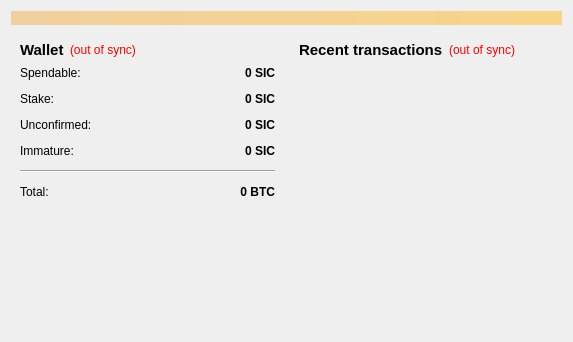
<?xml version="1.0" encoding="UTF-8"?>
<ui version="4.0">
 <class>OverviewPage</class>
 <widget class="QWidget" name="OverviewPage">
  <property name="geometry">
   <rect>
    <x>0</x>
    <y>0</y>
    <width>573</width>
    <height>342</height>
   </rect>
  </property>
  <property name="windowTitle">
   <string>Form</string>
  </property>
  <layout class="QVBoxLayout" name="topLayout">
   <item>
    <widget class="QLabel" name="labelAlerts">
     <property name="visible">
      <bool>false</bool>
     </property>
     <property name="styleSheet">
      <string notr="true">background-color: qlineargradient(x1: 0, y1: 0, x2: 1, y2: 0, stop:0 #F0D0A0, stop:1 #F8D488);  color:#000000
</string>
     </property>
     <property name="wordWrap">
      <bool>true</bool>
     </property>
     <property name="margin">
      <number>3</number>
     </property>
    </widget>
   </item>
   <item>
    <layout class="QHBoxLayout" name="horizontalLayout" stretch="1,1">
     <item>
      <layout class="QVBoxLayout" name="verticalLayout_2">
       <item>
        <widget class="QWidget" name="widget" native="true">
         <layout class="QVBoxLayout" name="verticalLayout_4">
          <item>
           <layout class="QHBoxLayout" name="horizontalLayout_4">
            <item>
             <widget class="QLabel" name="label_5">
              <property name="font">
               <font>
                <pointsize>11</pointsize>
                <weight>75</weight>
                <bold>true</bold>
               </font>
              </property>
              <property name="text">
               <string>Wallet</string>
              </property>
             </widget>
            </item>
            <item>
             <widget class="QLabel" name="labelWalletStatus">
              <property name="toolTip">
               <string>The displayed information may be out of date. Your wallet automatically synchronizes with the SWISSCOIN network after a connection is established, but this process has not completed yet.</string>
              </property>
              <property name="styleSheet">
               <string notr="true">QLabel { color: red; }</string>
              </property>
              <property name="text">
               <string notr="true">(out of sync)</string>
              </property>
              <property name="alignment">
               <set>Qt::AlignLeading|Qt::AlignLeft|Qt::AlignVCenter</set>
              </property>
             </widget>
            </item>
            <item>
             <spacer name="horizontalSpacer_2">
              <property name="orientation">
               <enum>Qt::Horizontal</enum>
              </property>
              <property name="sizeHint" stdset="0">
               <size>
                <width>40</width>
                <height>20</height>
               </size>
              </property>
             </spacer>
            </item>
           </layout>
          </item>
          <item>
           <layout class="QFormLayout" name="formLayout_2">
            <property name="fieldGrowthPolicy">
             <enum>QFormLayout::AllNonFixedFieldsGrow</enum>
            </property>
            <property name="horizontalSpacing">
             <number>12</number>
            </property>
            <property name="verticalSpacing">
             <number>12</number>
            </property>
            <item row="0" column="0">
             <widget class="QLabel" name="label">
              <property name="text">
               <string>Spendable:</string>
              </property>
             </widget>
            </item>
            <item row="0" column="1">
             <widget class="QLabel" name="labelBalance">
              <property name="font">
               <font>
                <weight>75</weight>
                <bold>true</bold>
               </font>
              </property>
              <property name="cursor">
               <cursorShape>IBeamCursor</cursorShape>
              </property>
              <property name="toolTip">
               <string>Your current spendable balance</string>
              </property>
              <property name="text">
               <string notr="true">0 SIC</string>
              </property>
              <property name="alignment">
               <set>Qt::AlignRight|Qt::AlignTrailing|Qt::AlignVCenter</set>
              </property>
              <property name="textInteractionFlags">
               <set>Qt::LinksAccessibleByMouse|Qt::TextSelectableByKeyboard|Qt::TextSelectableByMouse</set>
              </property>
             </widget>
            </item>
            <item row="1" column="0">
             <widget class="QLabel" name="label_6">
              <property name="text">
               <string>Stake:</string>
              </property>
             </widget>
            </item>
            <item row="1" column="1">
             <widget class="QLabel" name="labelStake">
              <property name="font">
               <font>
                <weight>75</weight>
                <bold>true</bold>
               </font>
              </property>
              <property name="cursor">
               <cursorShape>IBeamCursor</cursorShape>
              </property>
              <property name="toolTip">
               <string>Total of coins that was staked, and do not yet count toward the current balance</string>
              </property>
              <property name="text">
               <string notr="true">0 SIC</string>
              </property>
              <property name="alignment">
               <set>Qt::AlignRight|Qt::AlignTrailing|Qt::AlignVCenter</set>
              </property>
              <property name="textInteractionFlags">
               <set>Qt::LinksAccessibleByMouse|Qt::TextSelectableByKeyboard|Qt::TextSelectableByMouse</set>
              </property>
             </widget>
            </item>
            <item row="2" column="0">
             <widget class="QLabel" name="label_3">
              <property name="text">
               <string>Unconfirmed:</string>
              </property>
             </widget>
            </item>
            <item row="2" column="1">
             <widget class="QLabel" name="labelUnconfirmed">
              <property name="font">
               <font>
                <weight>75</weight>
                <bold>true</bold>
               </font>
              </property>
              <property name="cursor">
               <cursorShape>IBeamCursor</cursorShape>
              </property>
              <property name="toolTip">
               <string>Total of transactions that have yet to be confirmed, and do not yet count toward the current balance</string>
              </property>
              <property name="text">
               <string notr="true">0 SIC</string>
              </property>
              <property name="alignment">
               <set>Qt::AlignRight|Qt::AlignTrailing|Qt::AlignVCenter</set>
              </property>
              <property name="textInteractionFlags">
               <set>Qt::LinksAccessibleByMouse|Qt::TextSelectableByKeyboard|Qt::TextSelectableByMouse</set>
              </property>
             </widget>
            </item>
            <item row="3" column="0">
             <widget class="QLabel" name="labelImmatureText">
              <property name="text">
               <string>Immature:</string>
              </property>
             </widget>
            </item>
            <item row="3" column="1">
             <widget class="QLabel" name="labelImmature">
              <property name="font">
               <font>
                <weight>75</weight>
                <bold>true</bold>
               </font>
              </property>
              <property name="toolTip">
               <string>Mined balance that has not yet matured</string>
              </property>
              <property name="text">
               <string notr="true">0 SIC</string>
              </property>
              <property name="alignment">
               <set>Qt::AlignRight|Qt::AlignTrailing|Qt::AlignVCenter</set>
              </property>
              <property name="textInteractionFlags">
               <set>Qt::LinksAccessibleByMouse|Qt::TextSelectableByKeyboard|Qt::TextSelectableByMouse</set>
              </property>
             </widget>
            </item>
            <item row="4" column="0" colspan="2">
             <widget class="Line" name="line">
              <property name="orientation">
               <enum>Qt::Horizontal</enum>
              </property>
             </widget>
            </item>
            <item row="5" column="0">
             <widget class="QLabel" name="labelTotalText">
              <property name="text">
               <string>Total:</string>
              </property>
             </widget>
            </item>
            <item row="5" column="1">
             <widget class="QLabel" name="labelTotal">
              <property name="font">
               <font>
                <weight>75</weight>
                <bold>true</bold>
               </font>
              </property>
              <property name="cursor">
               <cursorShape>IBeamCursor</cursorShape>
              </property>
              <property name="toolTip">
               <string>Your current total balance</string>
              </property>
              <property name="text">
               <string notr="true">0 BTC</string>
              </property>
              <property name="alignment">
               <set>Qt::AlignRight|Qt::AlignTrailing|Qt::AlignVCenter</set>
              </property>
              <property name="textInteractionFlags">
               <set>Qt::LinksAccessibleByMouse|Qt::TextSelectableByKeyboard|Qt::TextSelectableByMouse</set>
              </property>
             </widget>
            </item>
           </layout>
          </item>
         </layout>
        </widget>
       </item>
       <item>
        <spacer name="verticalSpacer">
         <property name="orientation">
          <enum>Qt::Vertical</enum>
         </property>
         <property name="sizeHint" stdset="0">
          <size>
           <width>20</width>
           <height>40</height>
          </size>
         </property>
        </spacer>
       </item>
      </layout>
     </item>
     <item>
      <layout class="QVBoxLayout" name="verticalLayout_3">
       <item>
        <widget class="QWidget" name="widget_2" native="true">
         <layout class="QVBoxLayout" name="verticalLayout">
          <item>
           <layout class="QHBoxLayout" name="horizontalLayout_2">
            <item>
             <widget class="QLabel" name="label_4">
              <property name="font">
               <font>
                <pointsize>11</pointsize>
                <weight>75</weight>
                <bold>true</bold>
               </font>
              </property>
              <property name="text">
               <string>&lt;b&gt;Recent transactions&lt;/b&gt;</string>
              </property>
             </widget>
            </item>
            <item>
             <widget class="QLabel" name="labelTransactionsStatus">
              <property name="toolTip">
               <string>The displayed information may be out of date. Your wallet automatically synchronizes with the SWISSCOIN network after a connection is established, but this process has not completed yet.</string>
              </property>
              <property name="styleSheet">
               <string notr="true">QLabel { color: red; }</string>
              </property>
              <property name="text">
               <string notr="true">(out of sync)</string>
              </property>
              <property name="alignment">
               <set>Qt::AlignRight|Qt::AlignTrailing|Qt::AlignVCenter</set>
              </property>
             </widget>
            </item>
            <item>
             <spacer name="horizontalSpacer">
              <property name="orientation">
               <enum>Qt::Horizontal</enum>
              </property>
              <property name="sizeHint" stdset="0">
               <size>
                <width>40</width>
                <height>20</height>
               </size>
              </property>
             </spacer>
            </item>
           </layout>
          </item>
          <item>
           <widget class="QListView" name="listTransactions">
            <property name="styleSheet">
             <string notr="true">QListView { background: transparent; }</string>
            </property>
            <property name="frameShape">
             <enum>QFrame::NoFrame</enum>
            </property>
            <property name="verticalScrollBarPolicy">
             <enum>Qt::ScrollBarAlwaysOff</enum>
            </property>
            <property name="horizontalScrollBarPolicy">
             <enum>Qt::ScrollBarAlwaysOff</enum>
            </property>
            <property name="selectionMode">
             <enum>QAbstractItemView::NoSelection</enum>
            </property>
           </widget>
          </item>
         </layout>
        </widget>
       </item>
      </layout>
     </item>
    </layout>
   </item>
  </layout>
 </widget>
 <resources/>
 <connections/>
</ui>
